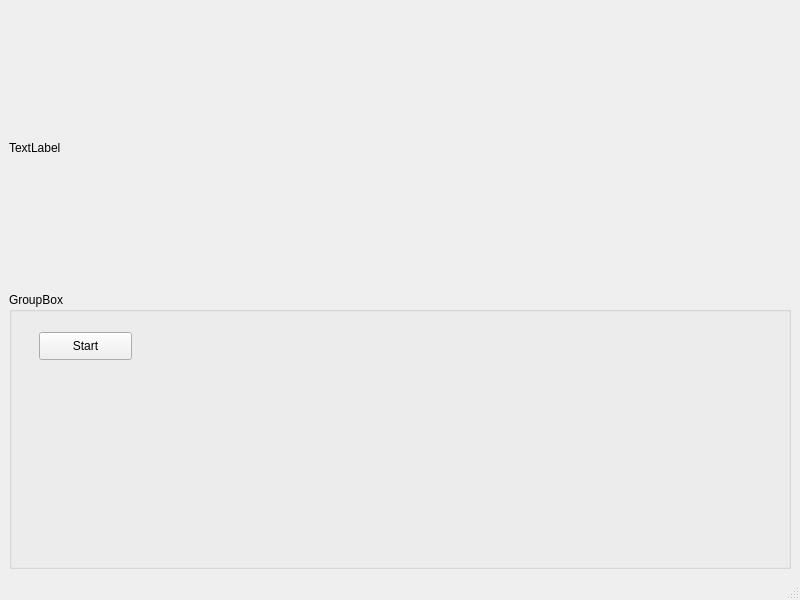
<?xml version="1.0" encoding="UTF-8"?>
<ui version="4.0">
 <class>MainWindow</class>
 <widget class="QMainWindow" name="MainWindow">
  <property name="geometry">
   <rect>
    <x>0</x>
    <y>0</y>
    <width>800</width>
    <height>600</height>
   </rect>
  </property>
  <property name="windowTitle">
   <string>MainWindow</string>
  </property>
  <widget class="QWidget" name="centralwidget">
   <layout class="QGridLayout" name="gridLayout">
    <item row="0" column="1">
     <widget class="QLabel" name="lbl_image">
      <property name="text">
       <string>TextLabel</string>
      </property>
     </widget>
    </item>
    <item row="1" column="1">
     <widget class="QGroupBox" name="groupBox">
      <property name="title">
       <string>GroupBox</string>
      </property>
      <widget class="QPushButton" name="btn_start">
       <property name="geometry">
        <rect>
         <x>30</x>
         <y>40</y>
         <width>93</width>
         <height>28</height>
        </rect>
       </property>
       <property name="text">
        <string>Start</string>
       </property>
      </widget>
     </widget>
    </item>
   </layout>
  </widget>
  <widget class="QMenuBar" name="menubar">
   <property name="geometry">
    <rect>
     <x>0</x>
     <y>0</y>
     <width>800</width>
     <height>26</height>
    </rect>
   </property>
  </widget>
  <widget class="QStatusBar" name="statusbar"/>
 </widget>
 <resources/>
 <connections/>
</ui>
